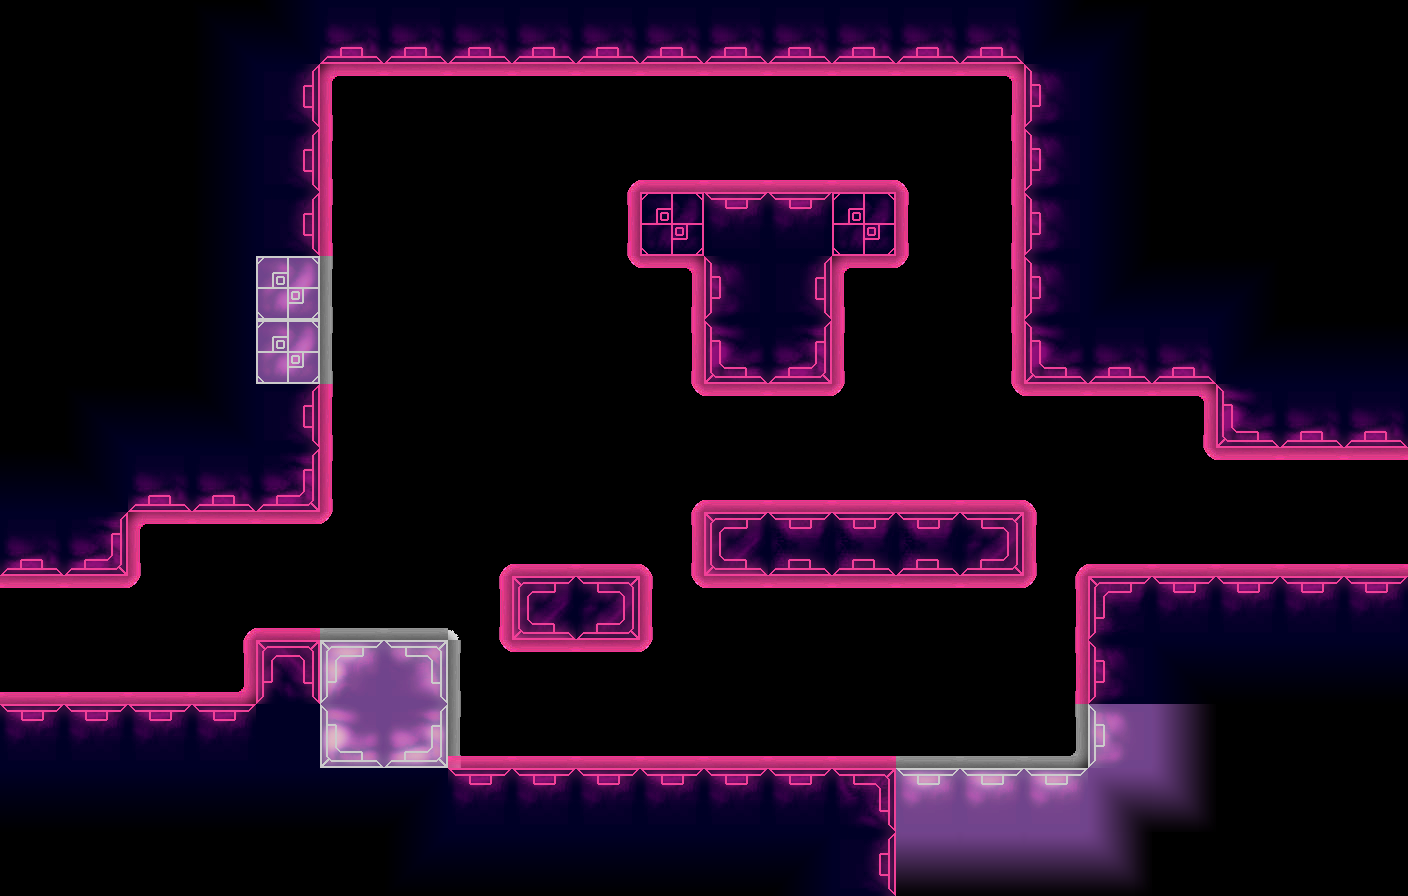

Tiled map render using the project's own tile images. Description and the whole map definition, tile-layer contents included, below:
An orthogonal 22x14 tile map with 64x64 px tiles, 3 tile layers (back2Tile, backTile, tile), 5 tilesets and 7 objects (3x ShooterRed, 2x Exit, OrbRed, DoorRed).

<map version="1.0" orientation="orthogonal" width="22" height="14" tilewidth="64" tileheight="64">
 <properties>
  <property name="bg" value="bg1" />
  <property name="bgParallaxX" value=".7" />
  <property name="bgParallaxY" value=".7" />
  <property name="music" value="begin_red" />
 </properties>
 <tileset firstgid="1" source="tiles/black_tiles.tsx" />
 <tileset firstgid="50" source="tiles/white_tiles.tsx" />
 <tileset firstgid="99" source="tiles/mixed_tiles.tsx" />
 <tileset firstgid="211" source="tiles/glow_purple.tsx" />
 <tileset firstgid="235" source="tiles/glow_white.tsx" />
 <layer name="back2Tile" width="22" height="14">
  <data encoding="csv">
0,0,0,0,0,0,0,0,0,0,0,0,0,0,0,0,0,0,0,0,0,0,
0,0,0,0,0,0,0,0,0,0,0,0,0,0,0,0,0,0,0,0,0,0,
0,0,0,0,0,0,0,0,0,0,0,0,0,0,0,0,0,0,0,0,0,0,
0,0,0,0,0,0,0,0,0,0,0,0,0,0,0,0,0,0,0,0,0,0,
0,0,0,0,0,0,0,0,0,0,0,0,0,0,0,0,0,0,0,0,0,0,
0,0,0,0,0,0,0,0,0,0,0,0,0,0,0,0,0,0,0,0,0,0,
0,0,0,0,0,0,0,0,0,0,0,0,0,0,0,0,0,0,0,0,0,0,
0,0,0,0,0,0,0,0,0,0,0,0,0,0,0,0,0,0,0,0,0,0,
0,0,0,0,0,0,0,0,0,0,224,0,0,0,0,0,223,0,0,0,0,0,
0,0,0,0,0,251,251,248,0,0,229,0,0,0,0,0,230,0,0,0,0,0,
0,0,0,0,0,0,0,244,0,0,0,0,0,0,0,0,0,0,0,0,0,0,
0,0,0,0,0,0,0,244,0,0,0,0,0,0,251,251,252,0,0,0,0,0,
0,0,0,0,0,0,0,0,0,0,0,0,0,0,0,0,0,0,0,0,0,0,
0,0,0,0,0,0,0,0,0,0,0,0,0,0,0,0,0,0,0,0,0,0
</data>
 </layer>
 <layer name="backTile" width="22" height="14">
  <data encoding="csv">
0,0,0,0,0,0,0,0,0,0,0,0,0,0,0,0,0,0,0,0,0,0,
0,0,0,0,0,214,215,215,215,215,215,215,215,215,215,216,0,0,0,0,0,0,
0,0,0,0,0,220,0,0,0,223,227,227,227,227,224,222,0,0,0,0,0,0,
0,0,0,0,0,220,0,0,0,222,0,0,0,0,220,222,0,0,0,0,0,0,
0,0,0,0,0,244,0,0,0,229,216,0,0,214,230,222,0,0,0,0,0,0,
0,0,0,0,0,244,0,0,0,0,222,0,0,220,0,222,0,0,0,0,0,0,
0,0,0,0,0,220,0,0,0,0,229,215,215,230,0,229,215,215,216,0,0,0,
0,0,0,0,0,220,0,0,0,0,223,227,227,227,227,227,224,0,229,215,215,215,
0,0,214,215,215,230,0,223,227,227,222,0,0,0,0,0,220,227,227,227,227,227,
215,215,230,223,227,0,0,222,0,0,220,215,215,215,215,215,222,0,0,0,0,0,
227,227,227,228,0,0,0,229,215,215,230,0,0,0,0,0,222,0,0,0,0,0,
0,0,0,0,0,0,0,227,227,227,227,227,227,227,0,0,0,0,0,0,0,0,
0,0,0,0,0,0,0,0,0,0,0,0,0,0,0,0,0,0,0,0,0,0,
0,0,0,0,0,0,0,0,0,0,0,0,0,0,0,0,0,0,0,0,0,0
</data>
 </layer>
 <objectgroup name="obj" width="22" height="14">
  <object type="OrbRed" x="736" y="96" width="64" height="64" />
  <object type="DoorRed" x="1216" y="448" width="64" height="128" />
  <object type="ShooterRed" x="640" y="224">
   <polyline points="0,0 -128,0" />
  </object>
  <object type="ShooterRed" x="896" y="224">
   <polyline points="0,0 64,0" />
  </object>
  <object type="ShooterRed" x="640" y="608">
   <polyline points="0,0 448,32" />
  </object>
 </objectgroup>
 <layer name="tile" width="22" height="14">
  <data encoding="csv">
53,53,53,5,35,31,38,31,31,31,31,31,31,38,38,38,34,7,4,4,4,4,
53,53,53,12,26,0,0,0,0,0,0,0,0,0,0,0,22,14,4,4,3,4,
53,53,53,12,25,0,0,0,0,0,0,0,0,0,0,0,23,14,4,4,3,4,
4,4,4,12,25,0,0,0,0,0,24,10,17,24,0,0,23,14,4,4,4,4,
4,4,52,12,73,0,0,0,0,0,0,23,25,0,0,0,23,34,6,7,4,4,
53,53,53,12,73,0,0,0,0,0,0,30,32,0,0,0,30,38,38,34,6,6,
53,5,6,35,25,0,0,0,0,0,0,0,0,0,0,0,0,0,0,37,31,31,
6,35,31,31,32,0,0,0,0,0,0,0,0,0,0,0,0,0,0,0,0,0,
31,32,0,0,0,0,0,0,0,0,0,46,45,45,45,40,0,0,0,0,0,0,
0,0,0,0,0,0,0,0,46,40,0,0,0,0,0,0,0,9,10,10,10,10,
0,0,0,0,33,58,67,0,0,0,0,0,0,0,0,0,0,23,27,20,20,20,
17,17,10,17,41,79,81,0,0,0,0,0,0,0,0,0,0,72,63,50,50,50,
20,20,20,20,20,20,28,10,10,17,17,10,17,11,59,66,66,76,70,53,53,53,
3,2,2,3,3,4,19,20,20,20,20,20,28,25,69,69,69,70,53,53,53,53
</data>
 </layer>
 <objectgroup name="front" width="22" height="14">
  <object type="Exit" x="1344" y="448" width="64" height="128">
   <properties>
    <property name="mapTo" value="firstMultReflect" />
   </properties>
  </object>
  <object type="Exit" x="0" y="576" width="64" height="128">
   <properties>
    <property name="mapTo" value="redEyebot" />
   </properties>
  </object>
 </objectgroup>
</map>
